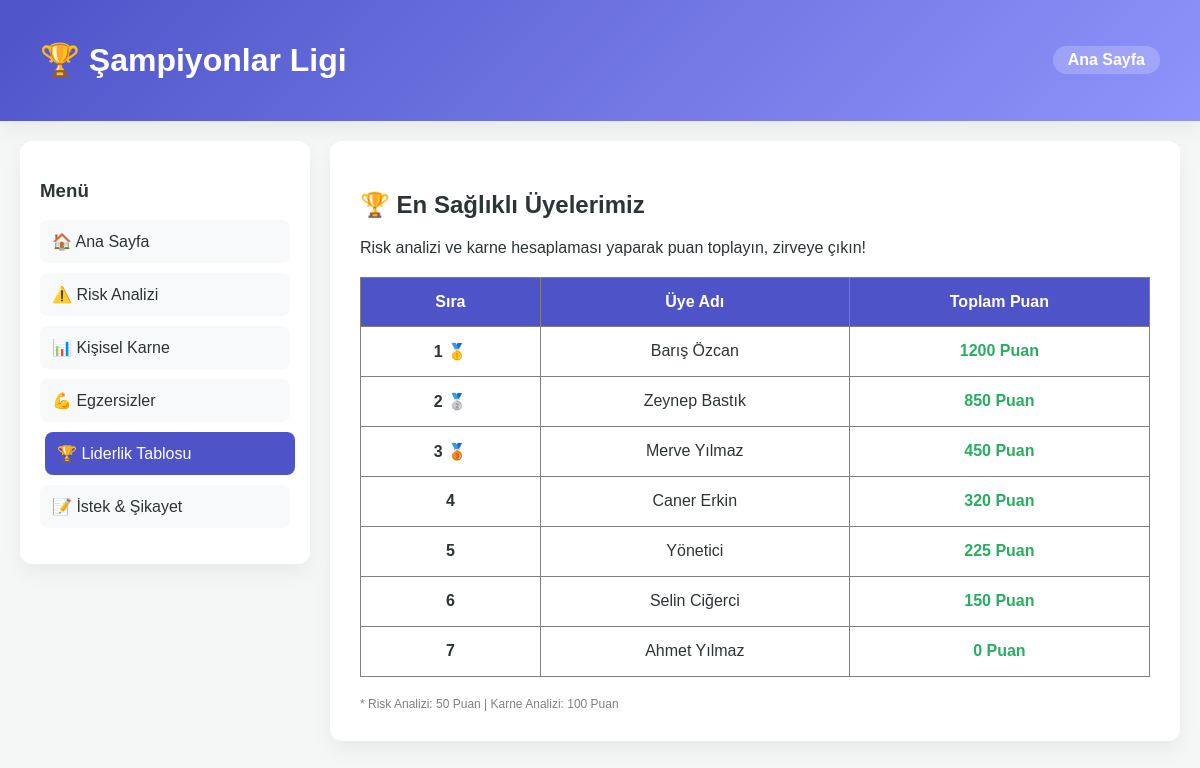
Page /liderlik.php on the committed database.
### tables this page shows
CREATE TABLE `kullanicilar` (
  `id` int(11) NOT NULL,
  `ad_soyad` varchar(100) NOT NULL,
  `email` varchar(100) NOT NULL,
  `sifre` varchar(255) NOT NULL,
  `yetki` enum('admin','user') DEFAULT 'user',
  `kayit_tarihi` timestamp NOT NULL DEFAULT current_timestamp(),
  `puan` int(11) DEFAULT 0
);

### liderlik.php (the view, shortened to what this page needs)
<?php
$vt = new Veritabani();
$db = $vt->baglan();
?>
<!DOCTYPE html>
<html lang="tr">
<head><title>Liderlik Tablosu</title><link rel="stylesheet" href="style.css"></head>
<body>
    <header class="ust-alan"><h1>🏆 Şampiyonlar Ligi</h1><a href="index.php">Ana Sayfa</a></header>
    <div class="ana-kapsayici">
        <aside class="sol-menu">
            <h3>Menü</h3>
            <ul>
                <li><a href="index.php">🏠 Ana Sayfa</a></li>
                <li><a href="risk.php">⚠️ Risk Analizi</a></li>
                <li><a href="karne.php">📊 Kişisel Karne</a></li>
                <li><a href="egzersizler.php">💪 Egzersizler</a></li>
                <li><a href="liderlik.php" class="aktif">🏆 Liderlik Tablosu</a></li>
                <li><a href="iletisim.php">📝 İstek & Şikayet</a></li>
            </ul>
        </aside>
        <main class="icerik">
            <div class="panel">
                <h2>🏆 En Sağlıklı Üyelerimiz</h2>
                <p>Risk analizi ve karne hesaplaması yaparak puan toplayın, zirveye çıkın!</p>
                <table border="1" width="100%" style="border-collapse:collapse; text-align:center; margin-top:20px;">
                    <tr style="background:#4e54c8; color:white;">
                        <th style="padding:15px;">Sıra</th>
                        <th>Üye Adı</th>
                        <th>Toplam Puan</th>
                    </tr>
                    <?php
                    if($db) {
                        $sorgu = $db->query("SELECT * FROM kullanicilar ORDER BY puan DESC LIMIT 10");
                        $sira = 1;
                        while($uye = $sorgu->fetch_assoc()) {
                            $madalya = "";
                            if($sira == 1) $madalya = "🥇";
                            elseif($sira == 2) $madalya = "🥈";
                            elseif($sira == 3) $madalya = "🥉";
                            echo "<tr style='height:50px;'>";
                            echo "<td><b>$sira</b> $madalya</td>";
                            echo "<td>{$uye['ad_soyad']}</td>";
                            echo "<td><b style='color:#27ae60;'>{$uye['puan']} Puan</b></td>";
                            echo "</tr>";
                            $sira++;
                        }
                    }
                    ?>
                </table>
                <div style="margin-top:20px; font-size:12px; color:gray;">
                    * Risk Analizi: 50 Puan | Karne Analizi: 100 Puan
                </div>
            </div>
        </main>
    </div>
</body>
</html>

### style.css (style rules this page uses)
:root { --ana-renk: #4e54c8; --ikinci-renk: #8f94fb; --vurgu: #ff6b6b; --arka-plan: #f4f7f6; --beyaz: #ffffff; --yazi-rengi: #2d3436; --golge: 0 10px 20px rgba(0,0,0,0.05); --radius: 12px; }
body { font-family: 'Poppins', sans-serif; background-color: var(--arka-plan); color: var(--yazi-rengi); margin: 0; padding: 0; }
.ana-kapsayici { display: flex; max-width: 1400px; margin: 20px auto; gap: 20px; padding: 0 20px; min-height: 80vh; }
.sol-menu { width: 250px; background: var(--beyaz); padding: 20px; border-radius: var(--radius); height: fit-content; position: sticky; top: 20px; box-shadow: var(--golge); }
.sol-menu ul { list-style: none; padding: 0; }
.sol-menu li { margin-bottom: 10px; }
.sol-menu a { text-decoration: none; color: var(--yazi-rengi); display: block; padding: 12px; border-radius: 8px; transition: 0.3s; background: #f8f9fa; font-weight: 500; }
.sol-menu a:hover, .sol-menu a.aktif { background: var(--ana-renk); color: var(--beyaz); transform: translateX(5px); }
.icerik { flex: 1; }
.panel { background: var(--beyaz); padding: 30px; border-radius: var(--radius); box-shadow: var(--golge); margin-bottom: 20px; }
.ust-alan { background: linear-gradient(135deg, var(--ana-renk), var(--ikinci-renk)); color: var(--beyaz); padding: 20px 40px; display: flex; justify-content: space-between; align-items: center; box-shadow: var(--golge); margin-bottom: 20px; }
.ust-alan a { color: white; text-decoration: none; font-weight: bold; background: rgba(255,255,255,0.2); padding: 5px 15px; border-radius: 20px; }

### rows in the picture
kullanicilar: madalya "🥇", ad_soyad "Barış Özcan", puan "1200"
kullanicilar: madalya "🥈", ad_soyad "Zeynep Bastık", puan "850"
kullanicilar: madalya "🥉", ad_soyad "Merve Yılmaz", puan "450"
kullanicilar: ad_soyad "Caner Erkin", puan "320"
kullanicilar: ad_soyad "Yönetici", puan "225"
kullanicilar: ad_soyad "Selin Ciğerci", puan "150"
kullanicilar: ad_soyad "Ahmet Yılmaz", puan "0"
